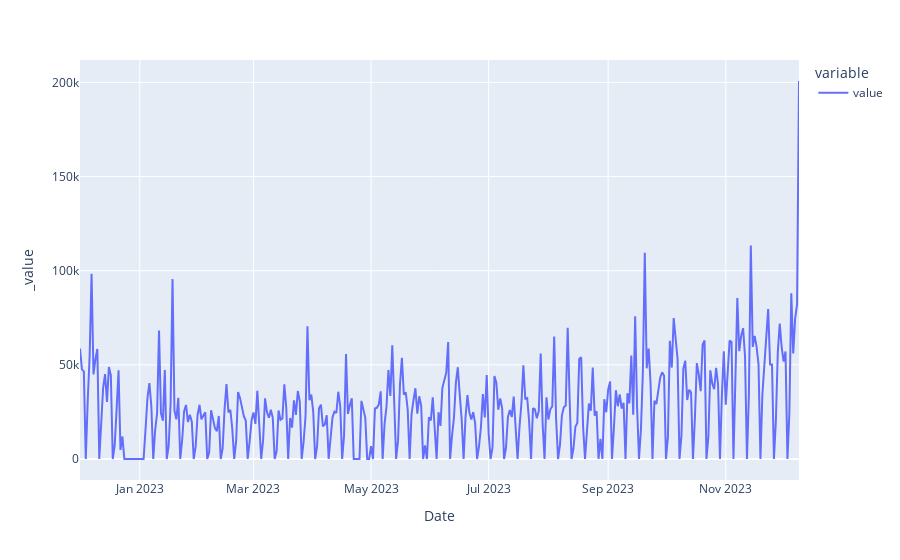

Notebook cell for this chart:
### Code cell
px.line(df_ax)

### Figure 1 — Plotly figure (JSON) as saved in the notebook; plotly's stock layout.template omitted (floating-point values rounded to 4 significant figures; data arrays with more than 128 entries replaced by an {"elided": "..."} marker saying what was removed)
{"data": [{"hovertemplate": "variable=value<br>Date=%{x}<br>_value=%{y}<extra></extra>", "legendgroup": "value", "line": {"color": "#636efa", "dash": "solid"}, "mode": "lines", "name": "value", "orientation": "v", "showlegend": true, "type": "scatter", "x": {"elided": "374 str values"}, "xaxis": "x", "y": {"elided": "374 float values"}, "yaxis": "y"}], "layout": {"legend": {"title": {"text": "variable"}, "tracegroupgap": 0}, "margin": {"t": 60}, "xaxis": {"anchor": "y", "domain": [0, 1], "title": {"text": "Date"}}, "yaxis": {"anchor": "x", "domain": [0, 1], "title": {"text": "_value"}}}}
